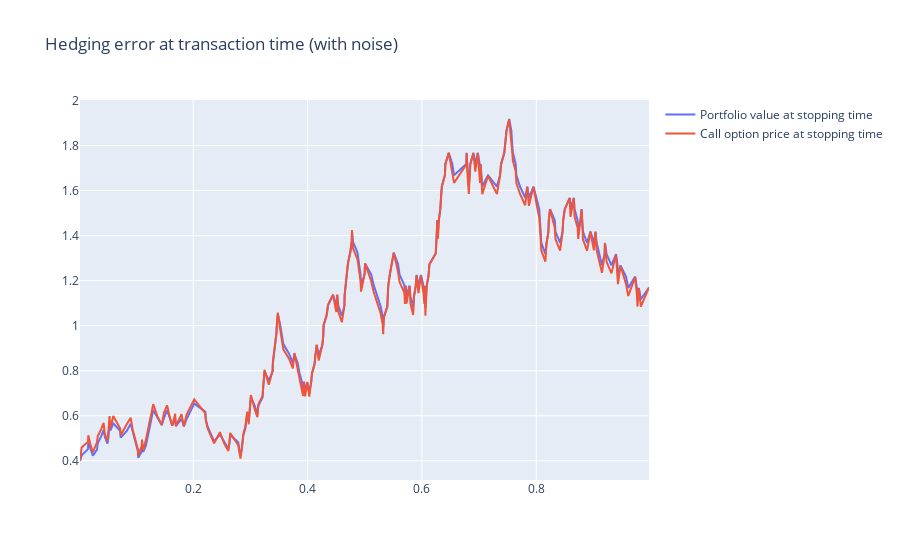

The code cell stored with this chart in its notebook:
### Code cell
# plotly fancy code
# calculate the hedging error
print(f"End of day hedging error: {call_option_price_2[-1]-portfolio_value_2[-1]}")

# create a plotly graph
fig = go.Figure()

# add traces
fig.add_trace(go.Scatter(x=t[tau], y=portfolio_value_2, mode='lines', name='Portfolio value at stopping time'))
fig.add_trace(go.Scatter(x=t[tau], y=call_option_price_2, mode='lines', name='Call option price at stopping time'))

# set the title
fig.update_layout(title='Hedging error at transaction time (with noise)')

# show the plot
fig.show()

### Figure 1 — Plotly figure (JSON) as saved in the notebook; plotly's stock layout.template omitted (floating-point values rounded to 4 significant figures; data arrays with more than 128 entries replaced by an {"elided": "..."} marker saying what was removed)
{"data": [{"mode": "lines", "name": "Portfolio value at stopping time", "type": "scatter", "x": {"elided": "263 float values"}, "y": {"elided": "263 float values"}}, {"mode": "lines", "name": "Call option price at stopping time", "type": "scatter", "x": {"elided": "263 float values"}, "y": {"elided": "263 float values"}}], "layout": {"title": {"text": "Hedging error at transaction time (with noise)"}}}
